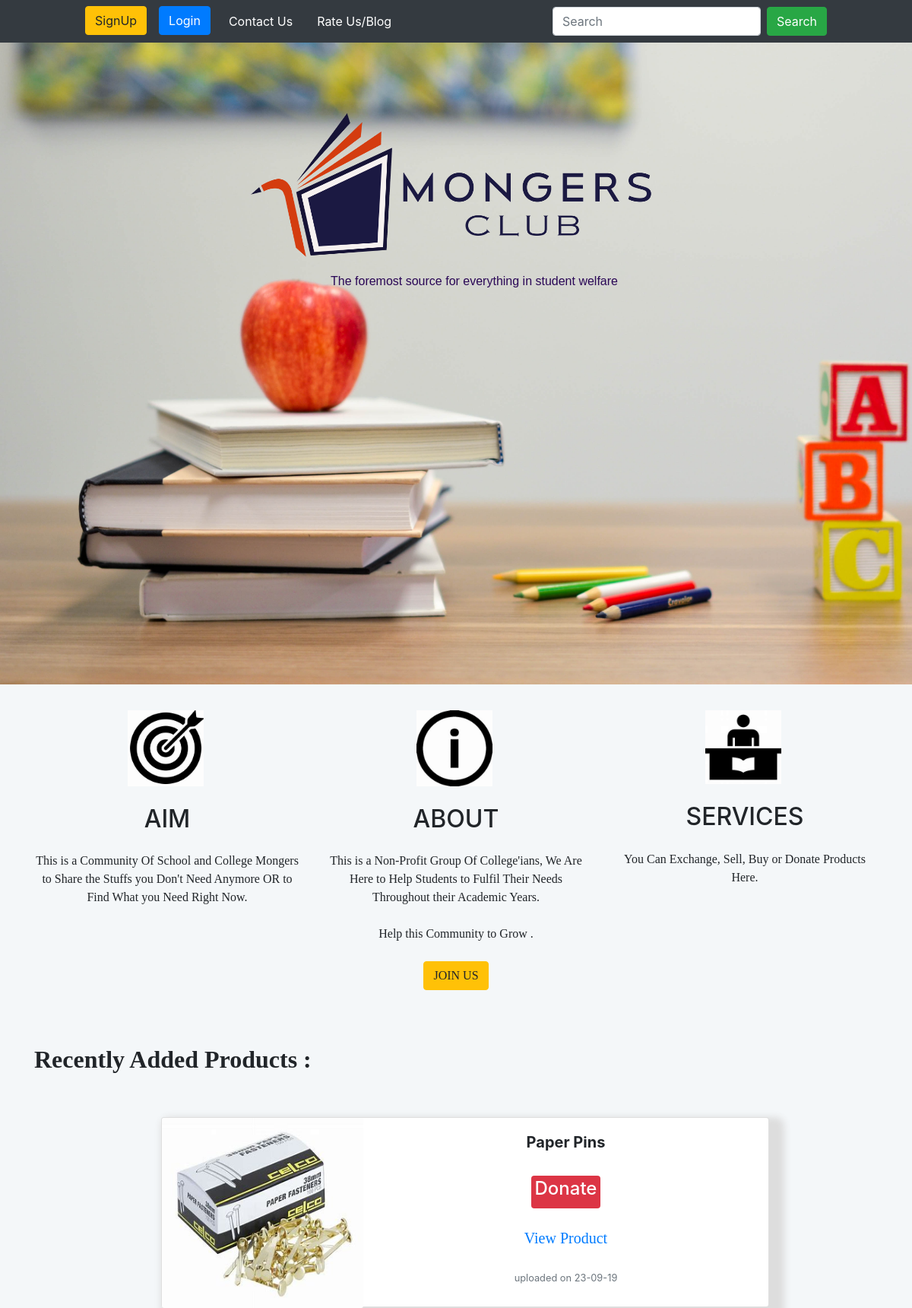
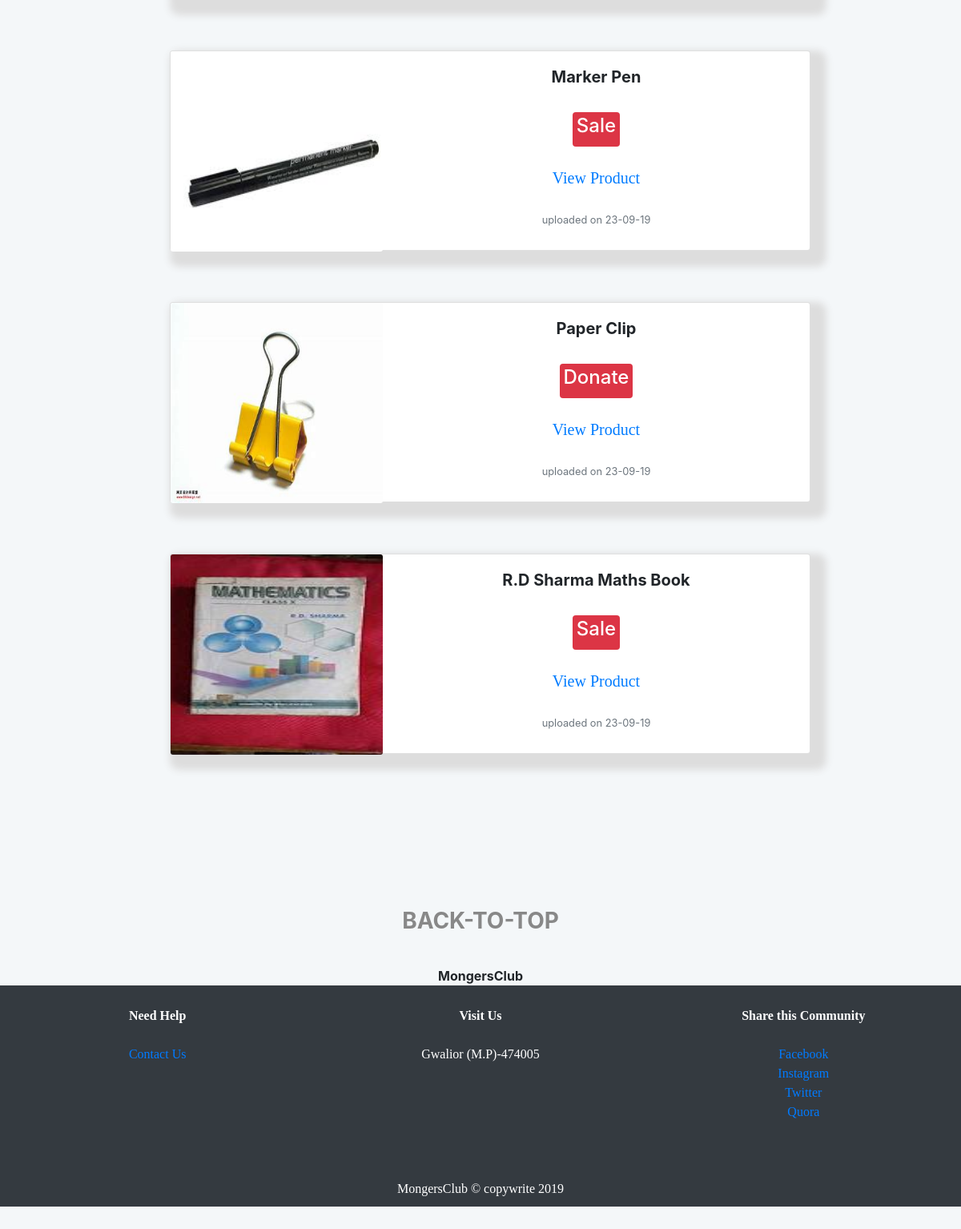
The page / on the database its author committed (2 pictures, top to bottom).
### tables this page shows
CREATE TABLE `products` (
  `product_id` int(200) NOT NULL,
  `product_name` varchar(200) NOT NULL,
  `product_mode` varchar(50) NOT NULL,
  `product_image` varchar(200) NOT NULL,
  `product_description` text NOT NULL,
  `product_time` varchar(30) NOT NULL,
  `product_owner_id` int(200) NOT NULL
);

### index.php (the view, shortened to what this page needs)
<!DOCTYPE html>
<html lang="en">
<head>
    <link rel="stylesheet" href="css/bootstrap.min.css">
    <link rel="stylesheet" href="style.css">
</head>
<body>
  <nav class="navbar navbar-expand-lg navbar-dark bg-dark fixed-top">
    <div class="collapse navbar-collapse" id="navbarSupportedContent">
      <ul class="navbar-nav mr-auto ml-5">
        <li class="nav-item active ml-5">
          <a class="btn btn-warning" href="signup.php">SignUp <span class="sr-only">(current)</span></a>
        </li>
        <li class="nav-item active ml-3">
          <a class="btn btn-primary" href="login.php">Login<span class="sr-only">(current)</span></a>
        </li>
        <li class="nav-item active ml-3">
          <a class="nav-link" href="contact.php">Contact Us <span class="sr-only">(current)</span></a>
        </li>
        <li class="nav-item active ml-3">
          <a class="nav-link" href="blog.php">Rate Us/Blog<span class="sr-only">(current)</span></a>
        </li>
      </ul>
      <form class="form-inline my-2 my-lg-0 mr-5 ">
        <input class="form-control mr-sm-2 " type="search" placeholder="Search" aria-label="Search">
        <button class="btn btn-success my-2 my-sm-0 mr-5" type="submit">Search</button>
      </form>
    </div>
  </nav>
    <div class="jumbotron jumbotron-fluid text-center bg-light mb-0 jumbo">
        <img class="logo mb-1" src="images/logo.png" alt="logo" height="350" width="700">
        <p class="tagline ml-5">The foremost source for everything in student welfare</p>
    </div>
    <div class="text-center">
          </div>
    <div class="container next">
        <div class="row">
            <div class="col-sm-4">
                <div class="card text-center" style="border:none; background:transparent;">
                    <img src="images/aim.jpg" width="100" alt="" style="position: relative;left:35%;"><br>
                    <span class="card-title"><h2 class="card-title">AIM</h2></span>
                    <div class="card-text" style="font-family:comic sans MS;">This is a Community Of School and College Mongers to Share the Stuffs you Don't Need Anymore OR to Find What you Need Right Now.<br><br></div>
                </div>
            </div><br>
            <div class="col-sm-4">
                <div class="card text-center" style="border:none; background:transparent;">
                        <img src="images/about.png" width="100" alt="" style="position: relative;left:35%;"><br>
                        <span class="card-title"><h2 class="card-title">ABOUT</h2></span>
                        <div class="card-text" style="font-family:comic sans MS;">This is a Non-Profit Group Of College'ians, We Are Here to Help Students to Fulfil Their Needs Throughout their Academic Years.<br><br> Help this Community to Grow .<br><br><a href="signup.php" class="btn btn-warning" role="button">JOIN US</a></div>
                </div>
            </div><br>
            <div class="col-sm-4">
                <div class="card text-center" style="border:none; background:transparent;">
                        <img src="images/service.jpg" width="100" alt="" style="position: relative;left:35%;"><br>
                        <span class="card-title"><h2 class="card-title">SERVICES</h2></span>
                        <div class="card-text" style="font-family:comic sans MS;">You Can Exchange, Sell, Buy or Donate Products Here.</div>
                </div>
            </div><br>
        </div>
    </div>
<br><br><br>
<div class="container">
    <h2><b style="font-family: Stencil">Recently Added Products :</b></h2>
    <br><br>
<?php
  $con = mysqli_connect("localhost", "root", "", "minor2");
  $query = "select * from products order by product_id desc";
  $run_query = mysqli_query($con, $query);
  while($data = mysqli_fetch_array($run_query))
  {
      $show_product_id = $data['product_id'];
      $show_product_name = $data['product_name'];
      $show_product_image = $data['product_image'];
      $show_product_time = $data['product_time'];
      $show_product_mode = $data['product_mode'];
      echo "
      <div class='card mb-3' style='max-width: 800px; height:250px;position: relative;left:15%;box-shadow: 10px 10px 10px 10px #ddd;'>
      <div class='row no-gutters'>
        <div class='col-md-4'>
          <img src='product_images/$show_product_image' class='card-img' alt='' style='height:250px;'>
        </div>
        <div class='col-md-8'>
          <div class='card-body text-center'>
            <h5 class='card-title'><b>$show_product_name</b></h5>
            <p class='card-text'>
              <div class='badge badge-danger mt-3'><h4>$show_product_mode</h4></div>
              <a href='product_details.php?product_id=$show_product_id' class='nav-link mt-3' style='font-size:20px;font-family:comic sans MS;'>View Product</a>
            </p>
            <p class='card-text'><small class='text-muted'>uploaded on $show_product_time</small></p>
          </div>
        </div>
      </div>
</div><br><br>
      ";
  }
?>
<br><br>
</div>
<br><br><br>
    <div class="container text-center">
        <a href="#" class="nav-link" style="color:#888888;"><h3><b>BACK-TO-TOP</b></h3></a>
    </div>
<br>
                   <p class="text-center mb-0"><b>MongersClub</b></p>
    <footer class="footer" style="margin-bottom: -1%;">
            <div class="container-fluid bg-dark footer" style="padding:10px;color:#fff;font-family:comic sans MS;">
                    <div class="row mt-3">
                    <div class="col-sm-4">
                            <div class="card text-center" style="background:none;border:none;">
                            <span><b>Need Help</b></span><br>
                                <div class="card-text">
                                    <a href="contact.php" class="card-link">Contact Us</a>
                                </div>
                            </div>
                        </div>
                        <div class="col-sm-4">
                            <div class="card text-center" style="background:none;border:none;">
                                    <span><b>Visit Us</b></span><br>
                                <div class="card-text">
                                    Gwalior (M.P)-474005
                                </div>
                            </div>
                        </div>
                        <div class="col-sm-4">
                            <div class="card text-center" style="background:none;border:none;">
                                    <span><b>Share this Community</b></span><br>
                                <div class="card-text">
                                    <a href="#" class="card-link">Facebook</a><br>
                                    <a href="#" class="card-link">Instagram</a><br>
                                    <a href="#" class="card-link">Twitter</a><br>
                                    <a href="#" class="card-link">Quora</a><br>
                                </div>
                            </div>
                        </div>
                    </div>
                    <br><br><br>
                    <div class="footer text-center">MongersClub &copy; copywrite 2019 	</div>
                </div>
    </footer>
</body>
</html>

### style.css (style rules this page uses)
body { opacity:1; background: #f4f7f9; }
.jumbo { background-image:url("images/edu1.jpg"); background-size: cover; height:900px; }
.tagline { margin-top:-5%; color: #2a0756; font-family: Verdana, Geneva, Tahoma, sans-serif; }

### rows shown on the page
products: product_image (picture), product_name "Paper Pins", product_mode "Donate", product_time "23-09-19"
products: product_image (picture), product_name "Marker Pen", product_mode "Sale", product_time "23-09-19"
products: product_image (picture), product_name "Paper Clip", product_mode "Donate", product_time "23-09-19"
products: product_image (picture), product_name "R.D Sharma Maths Book", product_mode "Sale", product_time "23-09-19"
